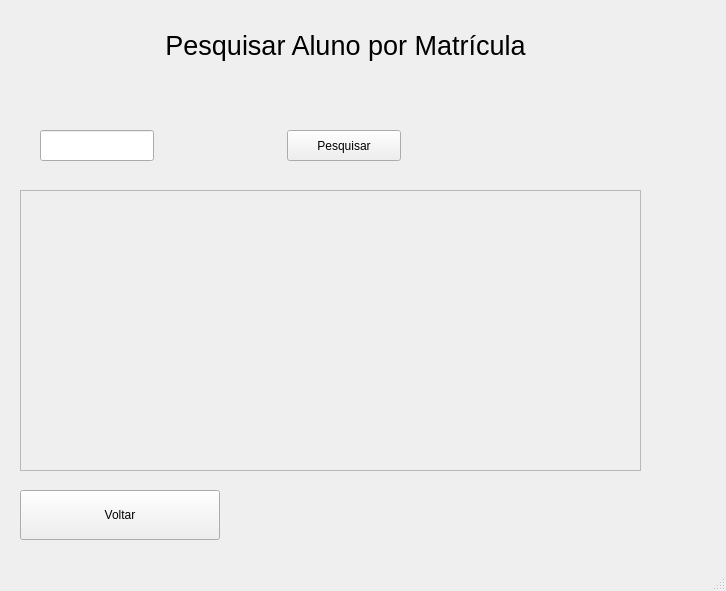
<?xml version="1.0" encoding="UTF-8"?>
<ui version="4.0">
 <class>MainWindow</class>
 <widget class="QMainWindow" name="MainWindow">
  <property name="geometry">
   <rect>
    <x>0</x>
    <y>0</y>
    <width>726</width>
    <height>591</height>
   </rect>
  </property>
  <property name="windowTitle">
   <string>MainWindow</string>
  </property>
  <widget class="QWidget" name="centralwidget">
   <widget class="QLabel" name="textopesquisaluno">
    <property name="geometry">
     <rect>
      <x>60</x>
      <y>10</y>
      <width>571</width>
      <height>71</height>
     </rect>
    </property>
    <property name="font">
     <font>
      <pointsize>20</pointsize>
     </font>
    </property>
    <property name="text">
     <string>Pesquisar Aluno por Matrícula</string>
    </property>
    <property name="alignment">
     <set>Qt::AlignCenter</set>
    </property>
   </widget>
   <widget class="QScrollArea" name="scrollArea">
    <property name="geometry">
     <rect>
      <x>20</x>
      <y>190</y>
      <width>621</width>
      <height>281</height>
     </rect>
    </property>
    <property name="widgetResizable">
     <bool>true</bool>
    </property>
    <widget class="QWidget" name="scrollAreaWidgetContents">
     <property name="geometry">
      <rect>
       <x>0</x>
       <y>0</y>
       <width>619</width>
       <height>279</height>
      </rect>
     </property>
    </widget>
   </widget>
   <widget class="QPushButton" name="botaovoltar">
    <property name="geometry">
     <rect>
      <x>20</x>
      <y>490</y>
      <width>200</width>
      <height>50</height>
     </rect>
    </property>
    <property name="text">
     <string>Voltar</string>
    </property>
   </widget>
   <widget class="QWidget" name="">
    <property name="geometry">
     <rect>
      <x>20</x>
      <y>110</y>
      <width>401</width>
      <height>71</height>
     </rect>
    </property>
    <layout class="QGridLayout" name="gridLayout_2" rowstretch="0" rowminimumheight="0">
     <property name="leftMargin">
      <number>20</number>
     </property>
     <property name="topMargin">
      <number>20</number>
     </property>
     <property name="rightMargin">
      <number>20</number>
     </property>
     <property name="bottomMargin">
      <number>20</number>
     </property>
     <property name="spacing">
      <number>20</number>
     </property>
     <item row="0" column="0">
      <widget class="QLineEdit" name="digitadordematricula">
       <property name="sizePolicy">
        <sizepolicy hsizetype="MinimumExpanding" vsizetype="MinimumExpanding">
         <horstretch>0</horstretch>
         <verstretch>0</verstretch>
        </sizepolicy>
       </property>
      </widget>
     </item>
     <item row="0" column="1">
      <spacer name="horizontalSpacer">
       <property name="orientation">
        <enum>Qt::Horizontal</enum>
       </property>
       <property name="sizeHint" stdset="0">
        <size>
         <width>40</width>
         <height>20</height>
        </size>
       </property>
      </spacer>
     </item>
     <item row="0" column="2">
      <layout class="QGridLayout" name="gridLayout">
       <item row="0" column="0">
        <widget class="QPushButton" name="butaodepesquisa">
         <property name="sizePolicy">
          <sizepolicy hsizetype="MinimumExpanding" vsizetype="MinimumExpanding">
           <horstretch>0</horstretch>
           <verstretch>0</verstretch>
          </sizepolicy>
         </property>
         <property name="text">
          <string>Pesquisar</string>
         </property>
        </widget>
       </item>
      </layout>
     </item>
    </layout>
   </widget>
  </widget>
  <widget class="QMenuBar" name="menubar">
   <property name="geometry">
    <rect>
     <x>0</x>
     <y>0</y>
     <width>726</width>
     <height>21</height>
    </rect>
   </property>
  </widget>
  <widget class="QStatusBar" name="statusbar"/>
 </widget>
 <resources/>
 <connections/>
</ui>
